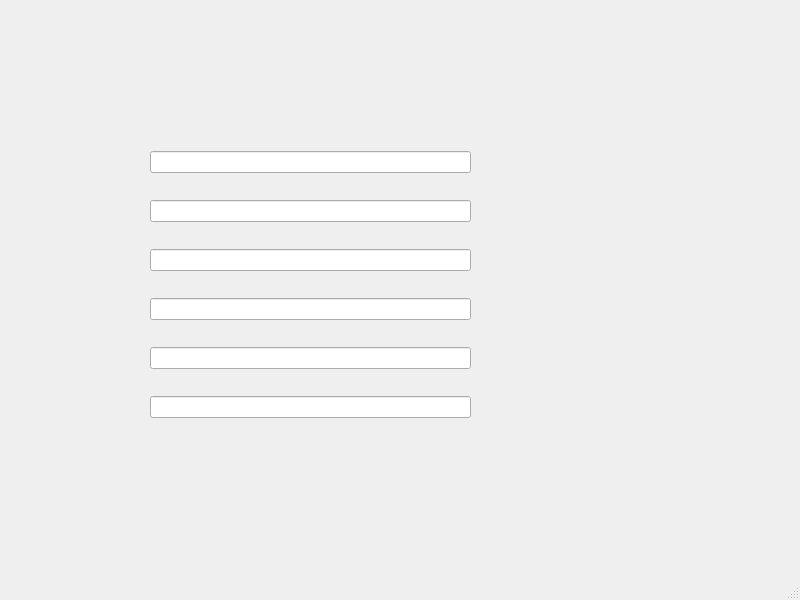
<?xml version="1.0" encoding="UTF-8"?>
<ui version="4.0">
 <class>MainWindow</class>
 <widget class="QMainWindow" name="MainWindow">
  <property name="geometry">
   <rect>
    <x>0</x>
    <y>0</y>
    <width>800</width>
    <height>600</height>
   </rect>
  </property>
  <property name="windowTitle">
   <string>MainWindow</string>
  </property>
  <widget class="QWidget" name="centralwidget">
   <widget class="QWidget" name="verticalLayoutWidget">
    <property name="geometry">
     <rect>
      <x>150</x>
      <y>130</y>
      <width>321</width>
      <height>311</height>
     </rect>
    </property>
    <layout class="QVBoxLayout" name="verticalLayout">
     <item>
      <widget class="QLineEdit" name="lineEdit_2"/>
     </item>
     <item>
      <widget class="QLineEdit" name="lineEdit_6"/>
     </item>
     <item>
      <widget class="QLineEdit" name="lineEdit_5"/>
     </item>
     <item>
      <widget class="QLineEdit" name="lineEdit_4"/>
     </item>
     <item>
      <widget class="QLineEdit" name="lineEdit_3"/>
     </item>
     <item>
      <widget class="QLineEdit" name="lineEdit"/>
     </item>
    </layout>
   </widget>
  </widget>
  <widget class="QMenuBar" name="menubar">
   <property name="geometry">
    <rect>
     <x>0</x>
     <y>0</y>
     <width>800</width>
     <height>21</height>
    </rect>
   </property>
  </widget>
  <widget class="QStatusBar" name="statusbar"/>
 </widget>
 <resources/>
 <connections/>
</ui>
